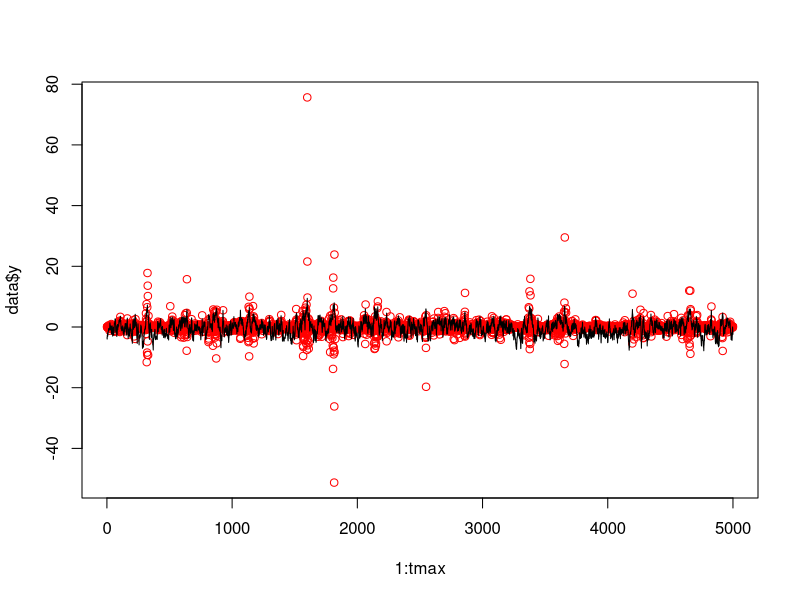
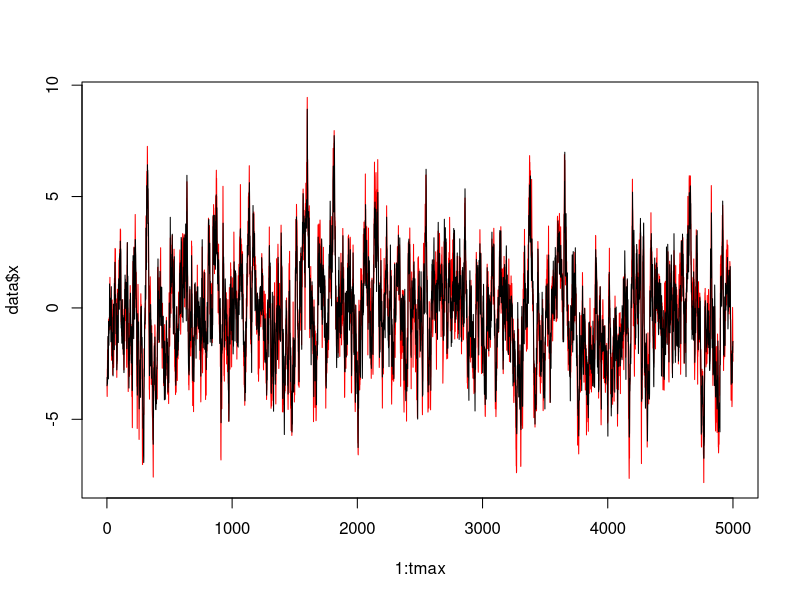

R code for these plots, in order:
synthetic_state_space <- function(tmax, rstate, robs, x0 = 1) {
    x <- rep(0, tmax) ; y <- rep(0, tmax)
    x[1] <- x0 ; y[1] <- robs(x[1])
    for (t in 1:(tmax - 1)) {
        x[t + 1]  <- rstate(x[t])
        y[t + 1] <- robs(x[t + 1])
    }
    return(data.frame("x" = x, "y" = y))
}

# Function accepts rstate() which must generate state samples, and 
# dobs which must compute the observation density for a given state (this
# function must be vectorized with respect to the state variable).
bootstrap_filter <- function(y, x0, rstate, dobs, m = 100) {
    tmax <- length(y)
    chains <- matrix(nrow = tmax, ncol = m)
    chains[1,] <- x0
    for (t in 2:tmax) {
        sampled_x <- rstate(chains[t - 1,])
        weights <- dobs(y[t], sampled_x)
        weights <- weights / sum(weights)
        chains[t,] <- sample(sampled_x, m,replace = TRUE, prob = weights)
    }
    return(chains)
}

# Model Proposal: Stochasitc volatility model.

rstate <- function(x, a = 0.91, sd = 1) {
    m <- length(x)
    samples <- rep(0, m)
    for(i in 1:m) {
        samples[i] <- rnorm(1, a * x[i], sd)
    }
    return(samples)
}

dobs <- function(y, x, b = 0.5) {
    m <- length(x)
    densities <- rep(0, m)
    for (i in 1:m) {
        densities[i] <- dnorm(y, 0, b * exp(x[i] / 2))
    }
    return(densities)
}

robs <- function(x, b = 0.5) {
    rnorm(1, 0, b * exp(x / 2))
}

main <- function(tmax = 5000, m = 1000, a = 0.91, sd = 1) {
    x0 <- rnorm(1, 0, sqrt(sd^2 / (1 - a^2)))
    data <- synthetic_state_space(tmax, rstate, robs, x0)
    plot(1:tmax, data$y, col = "red")
    lines(1:tmax, data$x, type = "l")
    # This assumes we start from the correct state
    chains <- bootstrap_filter(data$y, x0, rstate, dobs, m)
    means <- rowMeans((chains))
    plot(1:tmax, data$x, type = "l", col = "red") # Hopefully diagonal straight line.
    lines(1:tmax, means, type = "l")
}

main()
